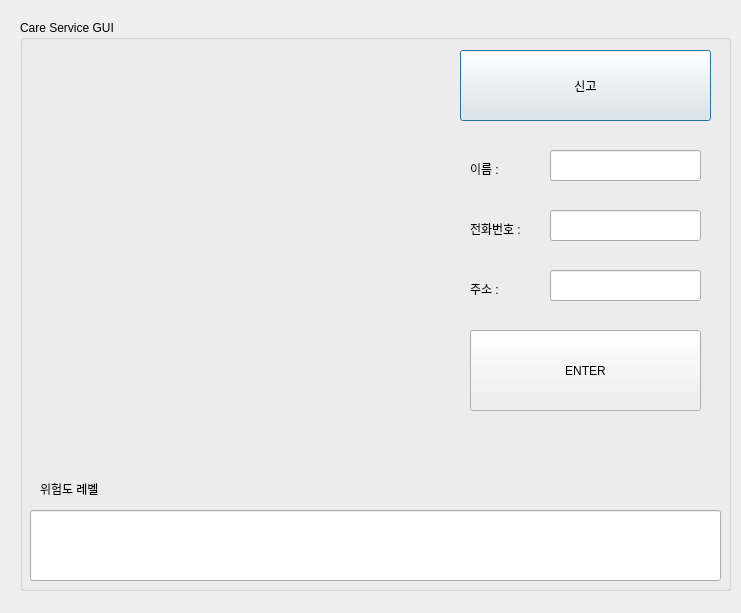
<?xml version="1.0" encoding="UTF-8"?>
<ui version="4.0">
 <class>Dialog</class>
 <widget class="QDialog" name="Dialog">
  <property name="geometry">
   <rect>
    <x>0</x>
    <y>0</y>
    <width>741</width>
    <height>613</height>
   </rect>
  </property>
  <property name="windowTitle">
   <string>Dialog</string>
  </property>
  <widget class="QGroupBox" name="groupBox">
   <property name="geometry">
    <rect>
     <x>20</x>
     <y>20</y>
     <width>711</width>
     <height>571</height>
    </rect>
   </property>
   <property name="title">
    <string>Care Service GUI</string>
   </property>
   <widget class="QLabel" name="pic">
    <property name="geometry">
     <rect>
      <x>10</x>
      <y>30</y>
      <width>401</width>
      <height>381</height>
     </rect>
    </property>
    <property name="text">
     <string/>
    </property>
   </widget>
   <widget class="QPushButton" name="btn_call">
    <property name="geometry">
     <rect>
      <x>440</x>
      <y>30</y>
      <width>251</width>
      <height>71</height>
     </rect>
    </property>
    <property name="text">
     <string>신고</string>
    </property>
   </widget>
   <widget class="QLineEdit" name="dangerLevel">
    <property name="geometry">
     <rect>
      <x>10</x>
      <y>490</y>
      <width>691</width>
      <height>71</height>
     </rect>
    </property>
   </widget>
   <widget class="QLineEdit" name="nameEdit">
    <property name="geometry">
     <rect>
      <x>530</x>
      <y>130</y>
      <width>151</width>
      <height>31</height>
     </rect>
    </property>
   </widget>
   <widget class="QLabel" name="label">
    <property name="geometry">
     <rect>
      <x>450</x>
      <y>140</y>
      <width>67</width>
      <height>17</height>
     </rect>
    </property>
    <property name="text">
     <string>이름 :</string>
    </property>
   </widget>
   <widget class="QLabel" name="label_2">
    <property name="geometry">
     <rect>
      <x>450</x>
      <y>200</y>
      <width>67</width>
      <height>17</height>
     </rect>
    </property>
    <property name="text">
     <string>전화번호 :</string>
    </property>
   </widget>
   <widget class="QLineEdit" name="phoneEdit">
    <property name="geometry">
     <rect>
      <x>530</x>
      <y>190</y>
      <width>151</width>
      <height>31</height>
     </rect>
    </property>
   </widget>
   <widget class="QLabel" name="label_3">
    <property name="geometry">
     <rect>
      <x>450</x>
      <y>260</y>
      <width>67</width>
      <height>17</height>
     </rect>
    </property>
    <property name="text">
     <string>주소 :</string>
    </property>
   </widget>
   <widget class="QLineEdit" name="addEdit">
    <property name="geometry">
     <rect>
      <x>530</x>
      <y>250</y>
      <width>151</width>
      <height>31</height>
     </rect>
    </property>
   </widget>
   <widget class="QPushButton" name="btn_enter">
    <property name="geometry">
     <rect>
      <x>450</x>
      <y>310</y>
      <width>231</width>
      <height>81</height>
     </rect>
    </property>
    <property name="text">
     <string>ENTER</string>
    </property>
   </widget>
   <widget class="QLabel" name="label_4">
    <property name="geometry">
     <rect>
      <x>20</x>
      <y>460</y>
      <width>81</width>
      <height>17</height>
     </rect>
    </property>
    <property name="text">
     <string>위험도 레벨</string>
    </property>
   </widget>
  </widget>
 </widget>
 <resources/>
 <connections/>
</ui>
